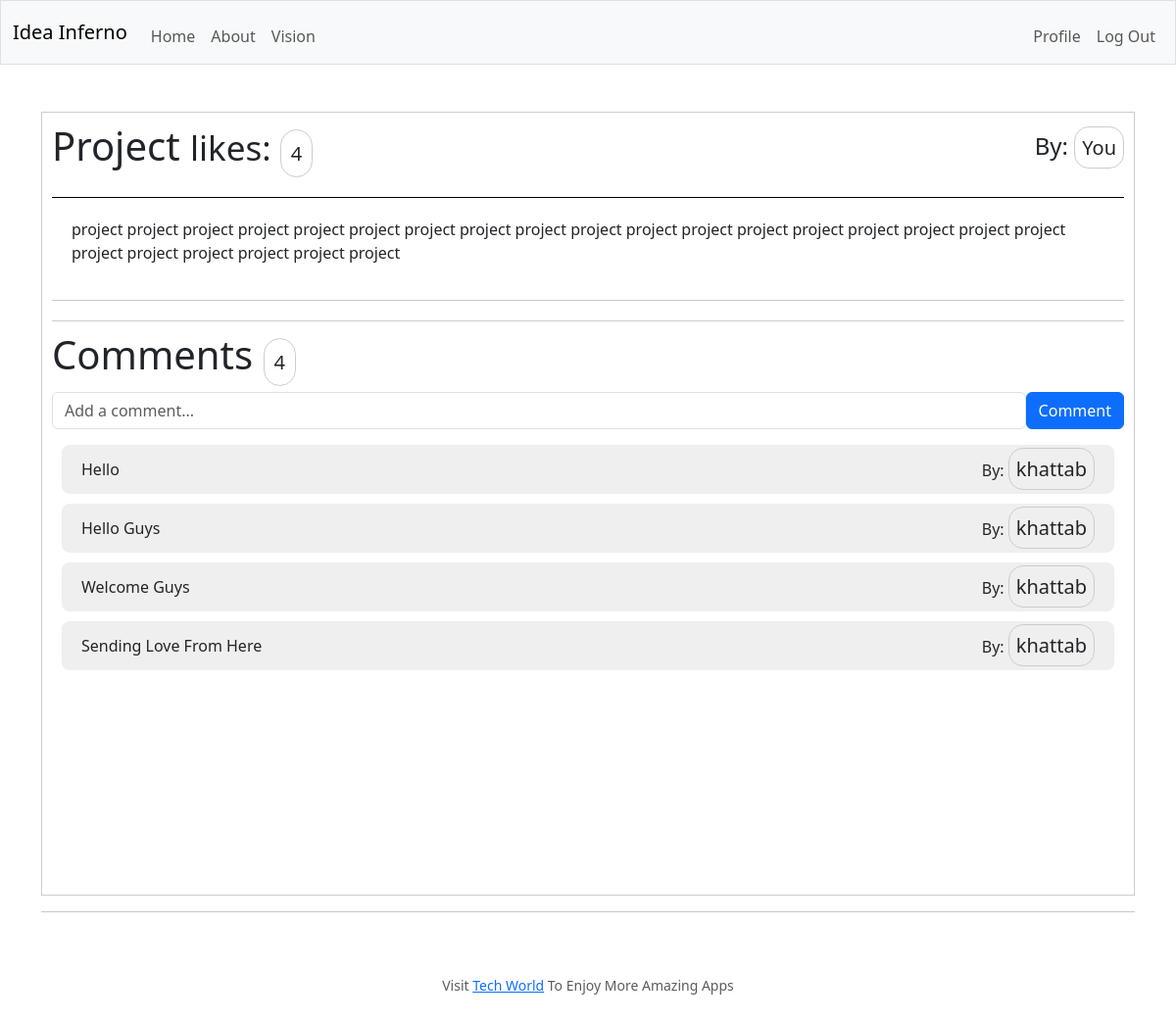
Page /post/1 (signed in) on the committed database.
### tables this page shows
CREATE TABLE posts (
    id INTEGER PRIMARY KEY,
    user_id INTEGER NOT NULL,
    author TEXT NOT NULL,
    title TEXT NOT NULL,
    body TEXT NOT NULL,
    category TEXT NOT NULL,
    file_path TEXT,
    likes INTEGER DEFAULT 0,
    posted_at DATETIME DEFAULT CURRENT_TIMESTAMP,
    is_anonymous BOOLEAN DEFAULT 0
);

CREATE TABLE comments (
    id INTEGER PRIMARY KEY,
    post_id INTEGER NOT NULL,
    user_id INTEGER NOT NULL,
    user_name TEXT NOT NULL,
    parent_comment_id INTEGER,
    content TEXT NOT NULL,
    likes INTEGER DEFAULT 0,
    posted_at DATETIME DEFAULT CURRENT_TIMESTAMP,
    is_anonymous BOOLEAN DEFAULT 0
);

### app.py (the view)
@app.route("/post/<string:id>")
def post(id):
    post = db.execute("SELECT * FROM posts WHERE id = ?", id)[0]
    comments = db.execute("SELECT * FROM comments WHERE post_id = ?", id)
    no_of_comments = db.execute('SELECT COUNT(*) FROM comments WHERE post_id = ?', id)[0]['COUNT(*)']
    return render_template('post.html', post=post, comments=comments, no_of_comments=no_of_comments)

### templates/post.html (shortened to what this page needs)
{% extends 'layout.html' %}
{% block main %}
<div class="page home">
    <div class="post-head">
        <h1 class="display-6">{{post.title}} <small>likes: <span class="like">{{post.likes}}</span></small></h1>
        <h4>By:
            {% if post.author == session.username %}
            <span class="author">You</span>
            {% elif post['is_anonymous'] == 1 %}
            <span class="author">anonymous user</span>
            {% else %}
            <span class="author">{{post.author}}</span>
            {% endif %}
        </h4>
    </div>
    <div>
        <div class="post-body">
            {{post.body | safe}}
        </div>
        <hr>
        <div class="comments-section">
            <h2 class="display-6">Comments <span class="like">{{no_of_comments}}</span></h2>
            {% if session.username %}
            <form action="{{url_for('add_comment')}}" method="post">
                <div class="form-group form">
                    <input class="form-control" type="text" name="text" placeholder="Add a comment...">
                    <button class="btn btn-primary" type="submit">Comment</button>
                </div>
            </form>
            {% endif %}
            <div id="comments-container">
                {% for comment in comments %}
                    <div class="comment">
                        <p>{{comment.content}}</p>
                        {% if comment.user_name == session.username %}
                        <p>By: <span class="author">You</span></p>
                        {% else %}
                        <p>By: <span class="author">{{comment.user_name}}</span></p>
                        {% endif %}
                    </div>
                {% else %}
                <p>No Comments Yet</p>
                {% endfor %}
            </div>
        </div>
    </div>
</div>
<hr>
{% endblock %}

### static/style.css (style rules this page uses)
body { overflow-y: scroll; }
button { margin-top: 20px; }
.page { padding: 10px; border: 1px solid #ccc; }
.home { height: 100vh; position: relative; overflow-y: scroll; }
.post-head { display: flex; justify-content: space-between; align-items: center; top: 0; }
.author { font-size: 20px; border: 1px solid #ccc; padding: 7px; border-radius: 15px; }
.like { font-size: 20px; padding: 10px; border-radius: 100px; border: 1px solid #ccc; }
.post-body { margin-top: 20px; border-top: 1px solid #000; padding: 20px; }
.comments-section { margin-top: 20px; border-top: 1px solid #ccc; padding-top: 10px; }
.form { display: flex; align-items: center; height: 50px; }
.form button { margin: 0; }
.comment { margin: 10px; height: 50px; padding: 20px; background: #f0efef; border-radius: 8px; display: flex; align-items: center; justify-content: space-between; }
.comment p { margin-top: 20px; margin-bottom: 20px; }

### rows in the picture
posts: title "Project", likes "4", body "project project project project project project project project project project project project project project project project project project project project project project project project"
comments: content "Hello", user_name "khattab"
comments: content "Hello Guys", user_name "khattab"
comments: content "Welcome Guys", user_name "khattab"
comments: content "Sending Love From Here", user_name "khattab"

### other values in the picture
{{ no_of_comments }} "4"
